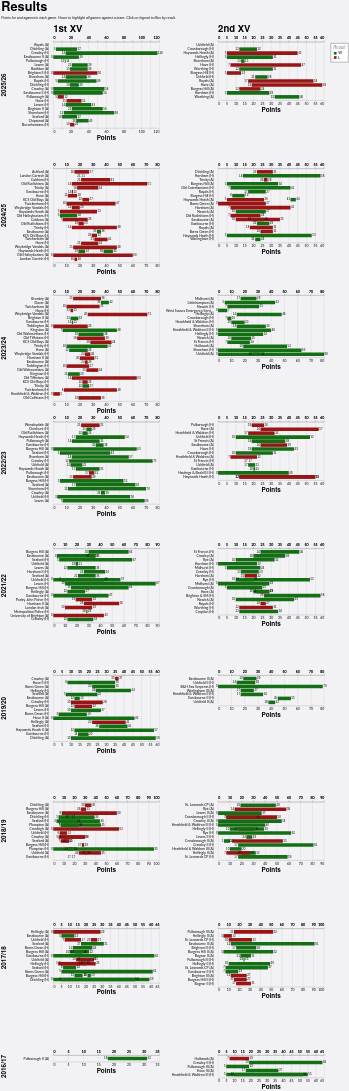

Vega-Lite specification for this chart:
### Vega-Lite specification from a JSON file in a GitHub repository (floating-point values rounded to 4 significant figures; data arrays with more than 128 entries replaced by an {"elided": "..."} marker saying what was removed)
{"config": {"axis": {"labelFont": "Lato, sans-serif", "titleFont": "PT Sans Narrow, Helvetica Neue, Helvetica, Arial, sans-serif", "labelFontSize": 13, "titleFontSize": 24, "gridColor": "#202947", "gridOpacity": 0.2}, "header": {"labelFont": "PT Sans Narrow, Helvetica Neue, Helvetica, Arial, sans-serif", "titleFont": "PT Sans Narrow, Helvetica Neue, Helvetica, Arial, sans-serif", "labelFontSize": 24, "titleFontSize": 28, "labelFontWeight": "bold", "orient": "left"}, "legend": {"labelFont": "Lato, sans-serif", "titleFont": "PT Sans Narrow, Helvetica Neue, Helvetica, Arial, sans-serif", "labelFontSize": 14, "titleFontSize": 16, "titlePadding": 5, "fillColor": "white", "strokeColor": "black", "padding": 10, "titleFontWeight": "lighter", "titleFontStyle": "italic", "titleColor": "gray", "offset": 10}, "title": {"font": "PT Sans Narrow, Helvetica Neue, Helvetica, Arial, sans-serif", "fontSize": 48, "fontWeight": "bold", "anchor": "start", "align": "center", "titlePadding": 20, "subtitlePadding": 10, "subtitleFontSize": 13, "subtitleColor": "", "subtitleFontStyle": "italic", "offset": 15, "color": "black"}, "axisX": {"labelAngle": 0}, "facet": {"title": null, "header": null, "align": {"row": "each", "column": "each"}}, "resolve": {"scale": {"y": "independent", "facet": "independent"}}, "background": "#f2f1f4", "view": {"strokeWidth": 0}}, "data": {"name": "data-6f68012799d9d83200c97b6390981c0a"}, "facet": {"column": {"field": "squad", "header": {"labelAnchor": "start", "labelExpr": "datum.value + ' XV'", "labelFontSize": 36, "title": null}, "title": null, "type": "nominal"}, "row": {"field": "season", "sort": {"field": "season", "order": "descending"}, "title": null, "type": "nominal"}}, "spec": {"layer": [{"mark": {"type": "bar"}, "encoding": {"color": {"field": "result", "legend": {"orient": "right", "title": "Result", "titleOrient": "top"}, "scale": {"domain": ["W", "L"], "range": ["#146f14", "#981515"]}, "type": "nominal"}, "detail": {"field": "game_id", "type": "nominal"}, "opacity": {"condition": {"param": "param_6", "value": 1.0, "empty": true}, "value": 0.2}, "x": {"axis": {"offset": 5, "orient": "bottom"}, "field": "pf", "title": "Points", "type": "quantitative"}, "x2": {"field": "pa"}, "y": {"axis": {"domain": false, "grid": false, "offset": 15, "ticks": false, "title": null}, "field": "game_label", "sort": {"field": "date", "order": "descending"}, "title": null, "type": "nominal"}}, "name": "view_2"}, {"mark": {"type": "text", "align": "right", "dx": -2, "dy": 0}, "encoding": {"color": {"value": "black"}, "detail": {"field": "game_id", "type": "nominal"}, "opacity": {"condition": {"param": "param_6", "value": 1.0, "empty": true}, "value": 0.2}, "text": {"field": "loser", "type": "nominal"}, "x": {"axis": {"offset": 5, "orient": "top"}, "field": "loser", "title": null, "type": "quantitative"}, "y": {"axis": {"domain": false, "grid": false, "offset": 15, "ticks": false, "title": null}, "field": "game_label", "sort": {"field": "date", "order": "descending"}, "title": null, "type": "nominal"}}}, {"mark": {"type": "text", "align": "left", "dx": 2, "dy": 0}, "encoding": {"color": {"value": "black"}, "detail": {"field": "game_id", "type": "nominal"}, "opacity": {"condition": {"param": "param_6", "value": 1.0, "empty": true}, "value": 0.2}, "text": {"field": "winner", "type": "nominal"}, "x": {"axis": {"offset": 5, "orient": "top"}, "field": "winner", "title": null, "type": "quantitative"}, "y": {"axis": {"domain": false, "grid": false, "offset": 15, "ticks": false, "title": null}, "field": "game_label", "sort": {"field": "date", "order": "descending"}, "title": null, "type": "nominal"}}}], "height": {"step": 15}, "transform": [{"filter": {"param": "param_7", "empty": true}}], "width": 400}, "params": [{"name": "param_6", "select": {"type": "point", "clear": "mouseout", "fields": ["opposition"], "on": "hover"}, "views": ["view_2"]}, {"name": "param_7", "select": {"type": "point", "fields": ["result"]}, "views": ["view_2"]}], "resolve": {"scale": {"x": "independent", "y": "independent"}}, "spacing": 10, "title": {"text": "Results", "subtitle": "Points for and against in each game. Hover to highlight all games against a team. Click on legend to filter by result."}, "$schema": "https://vega.github.io/schema/vega-lite/v5.20.1.json", "datasets": {"data-6f68012799d9d83200c97b6390981c0a": {"elided": "297 records"}}}
